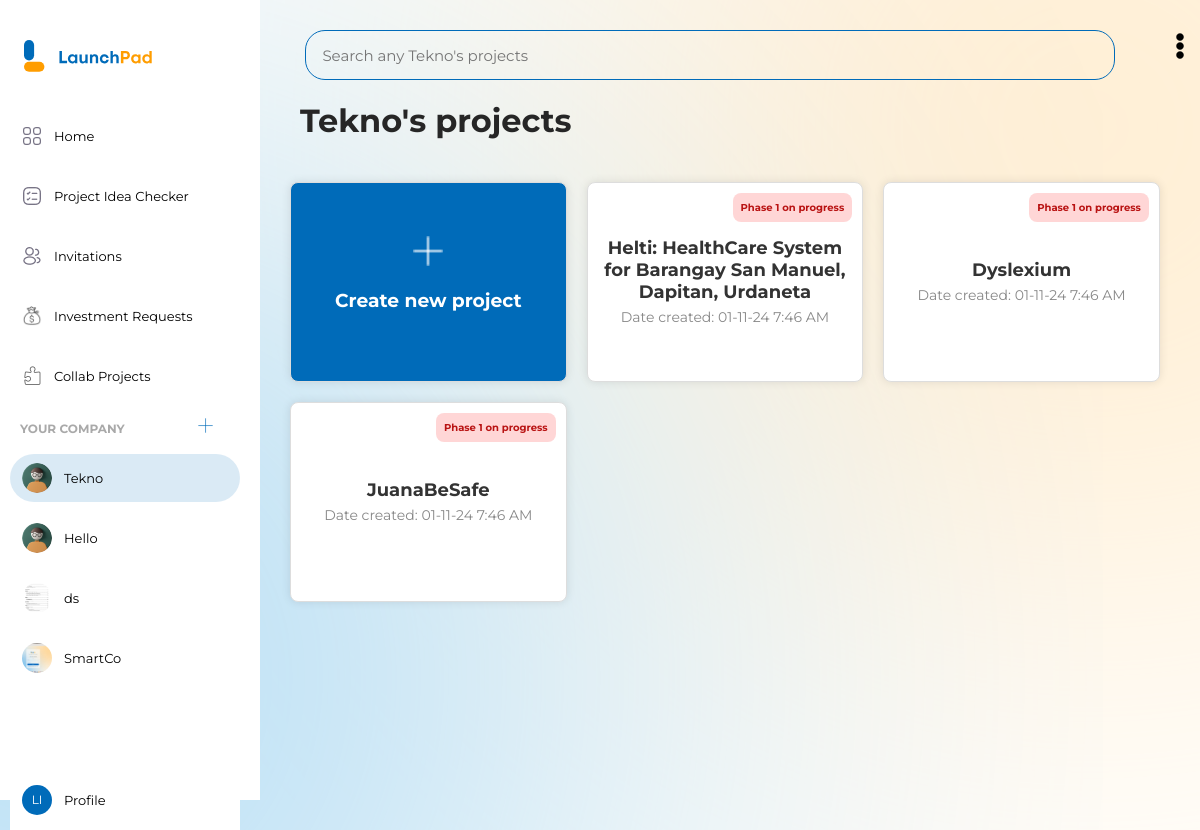
/company_view.php?Company_id=81 (signed in), run on the app's committed database.
### tables this page shows
CREATE TABLE `company_registration` (
  `Company_ID` int(11) NOT NULL,
  `Student_ID` varchar(20) NOT NULL,
  `Company_name` varchar(100) NOT NULL,
  `Company_logo` varchar(100) NOT NULL,
  `Company_description` text NOT NULL,
  `Registration_date` datetime NOT NULL
);

CREATE TABLE `project` (
  `Project_ID` int(11) NOT NULL,
  `Company_ID` int(11) NOT NULL,
  `Project_title` varchar(100) NOT NULL,
  `Project_Description` text NOT NULL,
  `Project_date` datetime NOT NULL,
  `STATUS` varchar(255) NOT NULL
);

### company_view.php (the view, shortened to what this page needs)
    <?php
    require "config.php";
    $userEmail = $_SESSION["email"];
    $checkCompanyQuery = "SELECT c.*, s.Student_ID
                        FROM company_registration c
                        INNER JOIN student_registration s ON c.Student_ID = s.Student_ID
                        WHERE s.Student_email = '$userEmail'";
    $resultCompany = mysqli_query($conn, $checkCompanyQuery);
    $companies = [];
    while ($row = mysqli_fetch_assoc($resultCompany)) {
        $companies[] = $row;
    }
    $selectedCompanyID = isset($_GET['Company_id']) ? $_GET['Company_id'] : null;
    $hasCompany = count($companies) > 0;
    $companyName = "";
    if ($selectedCompanyID) {
        $selectedCompanyQuery = "SELECT * FROM company_registration WHERE Company_ID = ?";
        $stmt = mysqli_prepare($conn, $selectedCompanyQuery);
        mysqli_stmt_bind_param($stmt, "i", $selectedCompanyID);
        mysqli_stmt_execute($stmt);
        $resultSelectedCompany = mysqli_stmt_get_result($stmt);
        if ($resultSelectedCompany) {
            $row = mysqli_fetch_assoc($resultSelectedCompany);
            $companyName = $row["Company_name"];
        }
    }
    $projectQuery = "SELECT * FROM project WHERE Company_ID = '$selectedCompanyID' ORDER BY Project_date DESC";
    $resultProjects = mysqli_query($conn, $projectQuery);
    ?>
    <!DOCTYPE html>
    <html lang="en">
    <head>
        <link rel="stylesheet" href="css/navbar.css">
        <link rel="stylesheet" href="css/company.css">
    </head>
    <body>
    <aside class="sidebar">
                <header class="sidebar-header">
                    <img src="\launchpad\images\logo-text.svg" class="logo-img">
                </header>
                <nav>
                    <a href="index.php">
                    <button>
                        <span>
                            <i ><img src="\launchpad\images\home-icon.png" alt="home-logo" class="logo-ic"></i>
                            <span>Home</span>
                        </span>
                    </button>
                </a>
                <a href="project-idea-checker.php">
                    <button>
                        <span>
                            <i ><img src="\launchpad\images\project-checker-icon.png" alt="home-logo" class="logo-ic"></i>
                            <span>Project Idea Checker</span>
                        </span>
                    </button>
        </a>
        <a href="invitations.php">
                    <button>
                        <span>
                            <i ><img src="\launchpad\images\invitation-icon.png" alt="home-logo" class="logo-ic"></i>
                            <span>Invitations</span>
                        </span>
                    </button>
        </a>
            <a href="investment.php">
                <button>
                    <span>
                        <i><img src="\launchpad\images\iconinvestment.png" alt="home-logo" class="logo-ic"></i>
                        <span>Investment Requests</span>
                    </span>
                </button>
            </a>
            <a href="collabprojects.php">
                <button>
                    <span>
                        <i><img src="\launchpad\images\iconpuzzle.png" alt="home-logo" class="logo-ic"></i>
                        <span>Collab Projects</span>
                    </span>
                </button>
            </a>
        <p class="divider-company">YOUR COMPANY<a href="create-company.php" style="text-decoration: none;">
                   <img src="\launchpad\images\join-company-icon.png" alt="Join Company Icon" width="15px" height="15px" style="margin-left: 70px;">
   </a></p>
                    <?php if ($hasCompany): ?>
                    <?php foreach ($companies as $row): ?>
                        <?php if ($row['Company_ID'] == $selectedCompanyID): ?>
                            <a class="active" href="company_view.php?Company_id=<?php echo $row['Company_ID']; ?>">
                        <?php else: ?>
                            <a href="company_view.php?Company_id=<?php echo $row['Company_ID']; ?>">
                        <?php endif; ?>
                            <button>
                                <span class="<?php echo 'btn-company-created'; ?>">
                                    <div class="circle-avatar">
                                        <?php if (!empty($row['Company_logo'])): ?>
                                            <img src="\launchpad\<?php echo $row['Company_logo']; ?>" alt="Company Logo" class="img-company">
                                        <?php endif; ?>
                                    </div>
                                    <span class="create-company-text">
                                        <?php echo $row['Company_name']; ?>
                                    </span>
                                </span>
                            </button>
                        </a>
                    <?php endforeach; ?>
                    <?php endif; ?>
    <a href="profile.php" style="position: fixed; bottom: 0; background-color: white;">
                    <button>
                        <span>
                        <div class="avatar2" id="initialsAvatar6"></div>
                            <span>Profile</span>
                        </span>
                    </button>
    </a>
                </nav>
            </aside>
            <div class="content2">
                       <div class="search-bar">
                   <input type="text" id="projectSearch" name="projectSearch" placeholder="Search any <?php echo $companyName ?>'s projects"><span class="forspace"></span><span> <a href="#"><img src="images/options.png" alt="options-icon" height="30px"></a></span>
               </div>
                           <h1><?php echo $companyName ?>'s projects </h1>
                       </div>
                <div class="content">
                <a href="create-project.php?Company_id=<?php echo $_GET['Company_id']; ?>" class="project-card2">
            <br><br>
            <img src="images/add-company-icon.png" alt="add-icon" width="30px">
            <h3>Create new project</h3>
        </a>
        <?php while ($row = mysqli_fetch_assoc($resultProjects)) : ?>
    <a href="project.php?project_id=<?php echo $row['Project_ID']; ?>" class="project-card">
        <div class="status-badge">Phase 1 on progress</div>
        <div>
            <div class="project-title"><?php echo $row['Project_title']; ?></div>
            <div class="project-date">Date created: <?php echo date('m-d-y g:i A', strtotime($row['Project_date'])); ?></div>
        </div>
    </a>
<?php endwhile; ?>
    </div>
    </body>
    </html>

### css/navbar.css (style rules this page uses)
* { box-sizing: border-box; }
:root { --pblue-color: #006BB9; --pyellow-color: #FF9D00; --bhov-color: #093a5d; }
html, body { height: 100%; margin: 0; }
body { margin: 0; background: url("/launchpad/images/background-light.svg"); background-attachment: fixed; background-position: center; background-repeat: no-repeat; background-size: cover; color: #262626; font-family: 'Montserrat', sans-serif; }
.sidebar { position: fixed; top: 0; left: 0; width: 260px; height: 100vh; padding: 40px 10px 30px 10px; background: #fff; overflow: scroll; }
.content { margin-top: 20px; margin-left: 270px; padding: 20px; }
.sidebar-header { width: 100%; margin-bottom: 30px; }
.logo-img { margin-left: 14px; height: 32px; }
.sidebar button { height: 60px; width: 230px; background: transparent; border: 0; padding: 0; font-family: inherit; cursor: pointer; }
.divider-company { font-size: 12px; font-weight: 700; color: #7373739c; margin-left: 10px; }
.sidebar button > span { display: flex; align-items: center; gap: 12px; height: 48px; padding: 0 12px; border-radius: 24px; line-height: 1; }
.sidebar button > span > span { transition: 0.3s; }
.sidebar a.active button > span { background-color: #006cb925; }
.sidebar button i { position: relative; font-size: 28px; transition: 0.2s; }
.sidebar button img { width: 20px; height: 20px; transition: 0.2s; }
.sidebar button span { font-size: 13px; }
.sidebar > nav { flex: 1 1 auto; display: flex; flex-direction: column }
.avatar2 { width: 30px; height: 30px; background-color: #006BB9; color: #fff; font-size: 12px; line-height: 30px; border-radius: 50%; }
.circle-avatar { width: 30px; height: 30px; border-radius: 50%; overflow: hidden; display: flex; align-items: center; justify-content: center; }
.circle-avatar > .img-company { width: 100%; height: 100%; object-fit: cover; }
.circle-avatar > img { display: inline-block; vertical-align: middle; }

### css/company.css (style rules this page uses)
:root { --pblue-color: #006BB9; --pyellow-color: #FF9D00; --bhov-color: #093a5d; }
.content2 { margin-top: 30px; margin-left: 300px; }
.content { margin-top: 20px; margin-left: 270px; padding: 20px; display: flex; flex-wrap: wrap; gap: 20px; }
.project-card { position: relative; margin: 0; flex: 0 0 calc(33.33% - 20px); max-width: calc(33.33% - 20px); box-sizing: border-box; padding: 15px; border: 1px solid #ddd; border-radius: 8px; background-color: #fff; box-shadow: 0 0 10px rgba(0, 0, 0, 0.1); transition: transform 0.3s, box-shadow 0.3s; cursor: pointer; text-decoration: none; color: #333; text-align: center; display: flex; flex-direction: column; justify-content: center; }
.status-badge { position: absolute !important; top: 10px !important; right: 10px !important; padding: 8px !important; background-color: rgba(255, 0, 0, 0.16) !important; color: #b91313 !important; border-radius: 8px !important; font-size: 10px !important; font-weight: bold !important; }
.project-card2 { background-color: var(--pblue-color); color: #ffffff; margin: 0; flex: 0 0 calc(33.33% - 20px); max-width: calc(33.33% - 20px); box-sizing: border-box; padding: 15px; border: 1px solid #ddd; border-radius: 8px; box-shadow: 0 0 10px rgba(0, 0, 0, 0.1); transition: transform 0.3s, box-shadow 0.3s; cursor: pointer; text-decoration: none; text-align: center; position: relative; flex-direction: column; justify-content: center; }
.project-card, .project-card2 { width: 100px; height: 200px; }
.project-title { font-size: 18px; font-weight: bold; margin-bottom: 5px; }
.project-date { font-size: 14px; color: #888; }
.search-bar { justify-content: center; text-align: center; }
.search-bar input { width: 90%; height: 50px; background-color: #ffffff00; border: 1px solid var(--pblue-color); font-family: inherit; font-size: 15px; padding: 0 16px; border-radius: 1.25rem; transition: all 0.375s; }

### data on the page
company_registration: Company_name "Tekno", projectSearch "Search any Tekno's projects"
company_registration: Company_logo (picture), Company_name "Hello"
company_registration: Company_logo (picture), Company_name "ds"
company_registration: Company_logo (picture), Company_name "SmartCo"
project: Project_title "Helti: HealthCare System for Barangay San Manuel, Dapitan, Urdaneta", Project_date "01-11-24 7:46 AM"
project: Project_title "Dyslexium", Project_date "01-11-24 7:46 AM"
project: Project_title "JuanaBeSafe", Project_date "01-11-24 7:46 AM"
